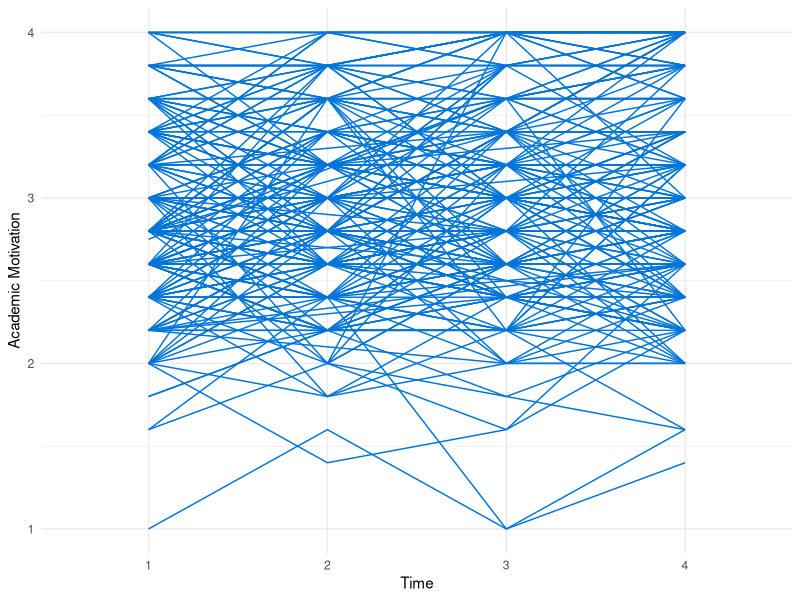
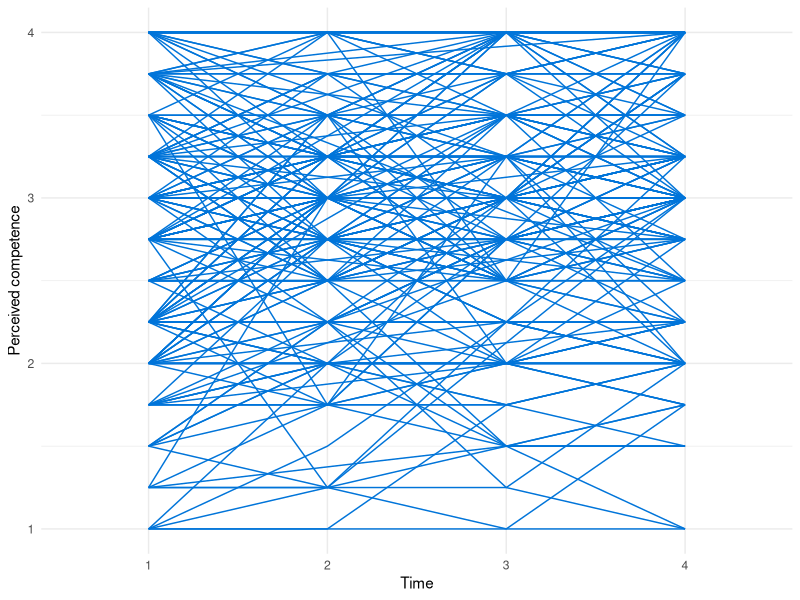

Write the R code that produced these figures, in order. (Note: this script raises an error after producing the figures.)
## ---- chunk 1
library(lavaan)
library(ggplot2)
## ---- chunk 2
mhs <- read.csv("mhs.csv", na.strings = ".")
## ---- chunk 3
mot_data <- mhs |> 
  dplyr::select(id, mot1:mot4) |> 
  tidyr::pivot_longer(cols = c(mot1:mot4), 
                      names_to = "timepoint", 
                      names_prefix = "mot",
                      names_transform = as.factor,
                      values_to = "motivation") |> 
  dplyr::filter(!is.na(motivation))

ggplot(mot_data, aes(x = timepoint, y = motivation, group = id)) +
  #geom_point()+
  geom_line(color = "#0074D9")+
  theme_minimal()+
  labs(x = "Time", y = "Academic Motivation")
## ---- chunk 4
pc_data <- mhs |> 
  dplyr::select(id, pc1:pc4) |> 
  tidyr::pivot_longer(cols = c(pc1:pc4), 
                      names_to = "timepoint", 
                      names_prefix = "pc",
                      names_transform = as.factor,
                      values_to = "competence") |> 
  dplyr::filter(!is.na(competence))

ggplot(pc_data, aes(x = timepoint, y = competence, group = id)) +
  #geom_point()+
  geom_line(color = "#0074D9")+
  theme_minimal()+
  labs(x = "Time", y = "Perceived competence")
## ---- chunk 5
mod_mot <- "i =~ 1*mot1 + 1*mot2 + 1*mot3 + 1*mot4
           s =~ 0*mot1 + 1*mot2 + 2*mot3 + 3*mot4"

fit_mot <- growth(mod_mot, data=mhs)
summary(fit_mot)
## ---- chunk 6
mod_pc <- "i =~ 1*pc1 + 1*pc2 + 1*pc3 + 1*pc4
           s =~ 0*pc1 + 1*pc2 + 2*pc3 + 3*pc4"

fit_pc <- growth(mod_pc, data=mhs)
summary(fit_pc)
## ---- chunk 7
fit_pc_inv <- growth(mod_pc, group = "female", data=mhs)
summary(fit_pc_inv)
